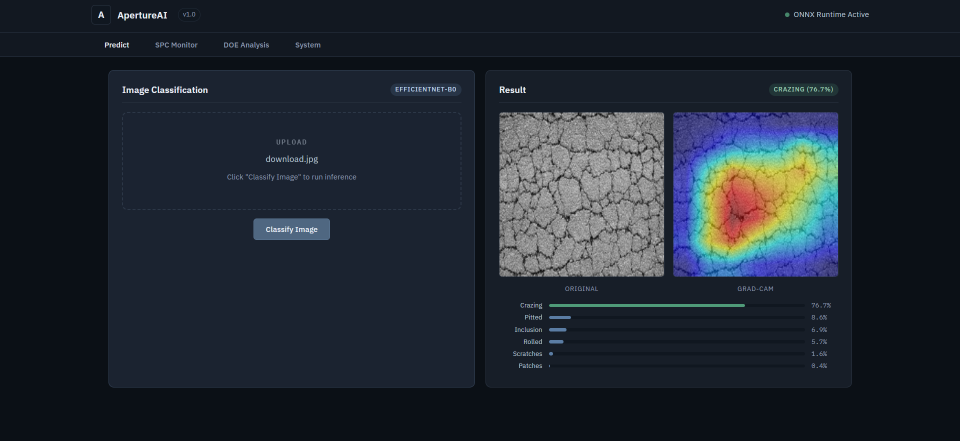
#> input picture image.png, 1920 x 882 px (shown at 1/2 size); its folder holds only this picture in this run
$ python -i preprocessing.py   (imports and definitions only)
#> lines starting #> are read from the running program, lines starting #| are printed output that depends on the picture; after the words box and inside, x2 and y2 are one past the last pixel; in counts of white or black regions, pixels touching at a corner belong together
"""
Module 1: OpenCV Preprocessing Pipeline

CLAHE normalization, adaptive thresholding, morphological operations,
and contour-guided ROI extraction for defect detection.

Reference: PRD Section 7.1 — OpenCV Preprocessing Pipeline

Engineering Decisions:
- Adaptive thresholding (Gaussian) over global Otsu: handles non-uniform illumination
- CLAHE over global HE: limits noise amplification in flat background regions
- Morphological closing before opening: fills gaps then removes noise
- Contour-guided ROI over fixed center crop: handles off-center defects
"""

from typing import Tuple, Optional
import cv2
import numpy as np


# Default parameters from PRD Section 7.1
CLAHE_CLIP_LIMIT = 2.0
CLAHE_TILE_GRID = (8, 8)
ADAPTIVE_BLOCK_SIZE = 11
ADAPTIVE_C = 2
CLOSING_KERNEL_SIZE = 5
OPENING_KERNEL_SIZE = 3
ROI_PADDING = 10
DEFAULT_SIZE = 200


def apply_clahe(
    img: np.ndarray,
    clip_limit: float = CLAHE_CLIP_LIMIT,
    tile_grid: Tuple[int, int] = CLAHE_TILE_GRID
) -> np.ndarray:
    """
    Apply Contrast Limited Adaptive Histogram Equalization.

    CLAHE limits noise amplification in flat background regions compared to
    global histogram equalization. This is critical for industrial surfaces
    where background texture should not be over-enhanced.

    Args:
        img: Input grayscale image (uint8)
        clip_limit: Threshold for contrast limiting
        tile_grid: Size of grid for histogram equalization

    Returns:
        CLAHE-enhanced image
    """
    clahe = cv2.createCLAHE(clipLimit=clip_limit, tileGridSize=tile_grid)
    return clahe.apply(img)


def apply_adaptive_threshold(
    img: np.ndarray,
    block_size: int = ADAPTIVE_BLOCK_SIZE,
    C: int = ADAPTIVE_C
) -> np.ndarray:
    """
    Apply adaptive Gaussian thresholding.

    Adaptive thresholding handles non-uniform illumination better than
    global Otsu thresholding. The Gaussian method computes the threshold
    as a weighted sum of neighborhood values.

    Args:
        img: Input grayscale image (uint8)
        block_size: Size of pixel neighborhood for threshold calculation (must be odd)
        C: Constant subtracted from the weighted mean

    Returns:
        Binary thresholded image
    """
    return cv2.adaptiveThreshold(
        img,
        maxValue=255,
        adaptiveMethod=cv2.ADAPTIVE_THRESH_GAUSSIAN_C,
        thresholdType=cv2.THRESH_BINARY_INV,  # Defects are typically darker
        blockSize=block_size,
        C=C
    )


def apply_morphological_ops(
    binary_img: np.ndarray,
    closing_ksize: int = CLOSING_KERNEL_SIZE,
    opening_ksize: int = OPENING_KERNEL_SIZE
) -> np.ndarray:
    """
    Apply morphological closing followed by opening.

    Closing (dilation then erosion): fills small gaps in defect boundaries
    Opening (erosion then dilation): removes small noise/artifacts

    Order matters: closing first preserves thin defect features (scratches)
    while filling gaps; opening then cleans up noise.

    Args:
        binary_img: Binary thresholded image
        closing_ksize: Kernel size for closing operation
        opening_ksize: Kernel size for opening operation

    Returns:
        Morphologically processed binary image
    """
    # Closing: fills gaps in defect boundaries
    closing_kernel = cv2.getStructuringElement(
        cv2.MORPH_RECT, (closing_ksize, closing_ksize)
    )
    closed = cv2.morphologyEx(binary_img, cv2.MORPH_CLOSE, closing_kernel)

    # Opening: removes small noise
    opening_kernel = cv2.getStructuringElement(
        cv2.MORPH_RECT, (opening_ksize, opening_ksize)
    )
    opened = cv2.morphologyEx(closed, cv2.MORPH_OPEN, opening_kernel)

    return opened


def extract_roi(
    img: np.ndarray,
    binary_mask: np.ndarray,
    padding: int = ROI_PADDING,
    min_contour_area: int = 50
) -> Tuple[np.ndarray, bool, Optional[Tuple[int, int, int, int]]]:
    """
    Extract ROI using contour-guided bounding box.

    Finds the largest contour in the binary mask and extracts the
    corresponding region from the original image with padding.
    Falls back to center crop if no valid contour is found.

    Args:
        img: Original grayscale image
        binary_mask: Morphologically processed binary mask
        padding: Pixels to add around bounding box
        min_contour_area: Minimum contour area to consider valid

    Returns:
        roi: Extracted region of interest
        contour_found: Whether a valid contour was detected
        bbox: Bounding box (x, y, w, h) or None if fallback used
    """
    h, w = img.shape[:2]

    # Find contours
    contours, _ = cv2.findContours(
        binary_mask,
        cv2.RETR_EXTERNAL,
        cv2.CHAIN_APPROX_SIMPLE
    )

    if len(contours) == 0:
        # Fallback: center crop
        roi = center_crop(img)
        return roi, False, None

    # Find largest contour by area
    largest_contour = max(contours, key=cv2.contourArea)
    area = cv2.contourArea(largest_contour)

    if area < min_contour_area:
        # Contour too small, use center crop
        roi = center_crop(img)
        return roi, False, None

    # Get bounding box with padding
    x, y, bw, bh = cv2.boundingRect(largest_contour)

    # Apply padding with bounds checking
    x1 = max(0, x - padding)
    y1 = max(0, y - padding)
    x2 = min(w, x + bw + padding)
    y2 = min(h, y + bh + padding)

    roi = img[y1:y2, x1:x2]

    return roi, True, (x1, y1, x2 - x1, y2 - y1)


# [28 lines left out: function center_crop, not called in this run]


def resize_for_model(
    img: np.ndarray,
    target_size: Tuple[int, int] = (224, 224)
) -> np.ndarray:
    """
    Resize image to model input size.

    Uses INTER_LINEAR for upscaling, INTER_AREA for downscaling
    (better for reducing aliasing artifacts).

    Args:
        img: Input image
        target_size: (width, height) target dimensions

    Returns:
        Resized image
    """
    h, w = img.shape[:2]
    target_w, target_h = target_size

    if h * w > target_h * target_w:
        # Downscaling
        interpolation = cv2.INTER_AREA
    else:
        # Upscaling
        interpolation = cv2.INTER_LINEAR

    return cv2.resize(img, target_size, interpolation=interpolation)


def normalize_for_model(img: np.ndarray) -> np.ndarray:
    """
    Normalize image to [0, 1] range for model input.

    Args:
        img: Input uint8 image

    Returns:
        Normalized float32 image
    """
    return img.astype(np.float32) / 255.0


def grayscale_to_rgb(img: np.ndarray) -> np.ndarray:
    """
    Convert grayscale to 3-channel for model input.

    EfficientNet expects 3 channels. We replicate the grayscale
    channel since the pretrained weights will be averaged anyway.

    Args:
        img: Grayscale image (H, W)

    Returns:
        3-channel image (H, W, 3)
    """
    return np.stack([img, img, img], axis=-1)


def preprocess(
    img: np.ndarray,
    target_size: Tuple[int, int] = (224, 224),
    return_intermediate: bool = False
) -> Tuple[np.ndarray, bool]:
    """
    Full preprocessing pipeline for defect detection.

    Pipeline:
    1. CLAHE contrast enhancement
    2. Adaptive thresholding
    3. Morphological operations
    4. Contour-guided ROI extraction
    5. Resize to model input size
    6. Normalize and convert to 3-channel

    Args:
        img: Input grayscale image (200x200, uint8)
        target_size: Output size for model (width, height)
        return_intermediate: If True, return dict of intermediate results

    Returns:
        If return_intermediate=False:
            processed: Preprocessed image ready for model (H, W, 3), float32 [0,1]
            contour_found: Whether a valid contour was detected

        If return_intermediate=True:
            results: Dict containing all intermediate processing steps
    """
    # Ensure grayscale
    if len(img.shape) == 3:
        img = cv2.cvtColor(img, cv2.COLOR_BGR2GRAY)

    # Step 1: CLAHE
    clahe_img = apply_clahe(img)

    # Step 2: Adaptive thresholding
    binary = apply_adaptive_threshold(clahe_img)

    # Step 3: Morphological operations
    morph = apply_morphological_ops(binary)

    # Step 4: ROI extraction
    roi, contour_found, bbox = extract_roi(img, morph)

    # Step 5: Resize
    resized = resize_for_model(roi, target_size)

    # Step 6: Normalize and convert to RGB
    normalized = normalize_for_model(resized)
    rgb = grayscale_to_rgb(normalized)

    if return_intermediate:
        return {
            "original": img,
            "clahe": clahe_img,
            "binary": binary,
            "morphological": morph,
            "roi": roi,
            "bbox": bbox,
            "resized": resized,
            "normalized": normalized,
            "final": rgb,
            "contour_found": contour_found,
        }

    return rgb, contour_found


# [19 lines left out: function preprocess_for_tensor, not called in this run]


def visualize_preprocessing(
    img: np.ndarray,
    save_path: Optional[str] = None
) -> np.ndarray:
    """
    Create visualization of preprocessing stages.

    Useful for quality assurance and debugging.

    Args:
        img: Input grayscale image
        save_path: If provided, save visualization to this path

    Returns:
        Visualization image showing all stages
    """
    results = preprocess(img, return_intermediate=True)

    # Create visualization grid
    stages = [
        ("Original", results["original"]),
        ("CLAHE", results["clahe"]),
        ("Binary", results["binary"]),
        ("Morphological", results["morphological"]),
        ("ROI", results["roi"]),
        ("Resized", (results["resized"] * 255).astype(np.uint8)),
    ]

    # Resize all to same size for display
    display_size = (200, 200)
    display_imgs = []

    for name, stage_img in stages:
        if len(stage_img.shape) == 2:
            display = cv2.resize(stage_img, display_size)
        else:
            display = cv2.resize(stage_img, display_size)
        display_imgs.append(display)

    # Stack horizontally
    vis = np.hstack(display_imgs)

    if save_path:
        cv2.imwrite(save_path, vis)

    return vis

>>> import cv2
>>> picture = cv2.imread('../image.png')
#> picture is the input picture: shape (882, 1920, 3); mean B, G, R 49.6, 40.5, 33.3
>>> result = visualize_preprocessing(picture)
#> in apply_adaptive_threshold, `return cv2.adaptiveThreshold( img, maxValue=255, adaptiveMethod=cv2.AD..`:
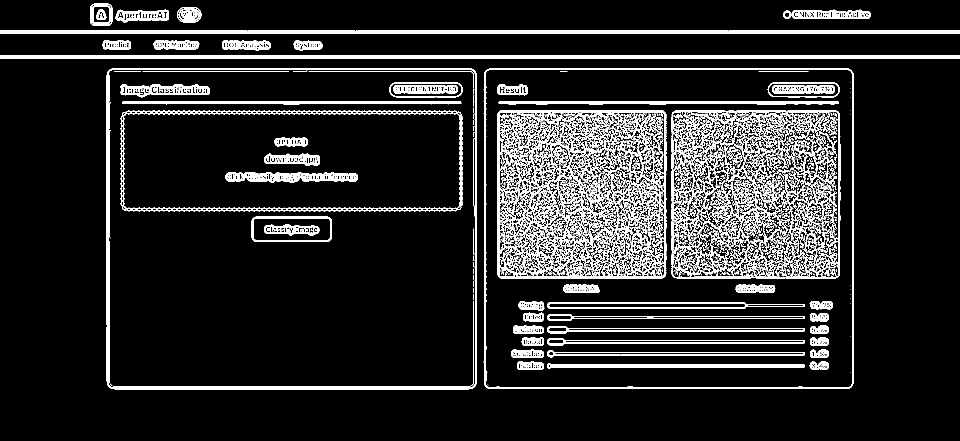
#> returned value: shape (882, 1920) (shown at 1/2 size); 12.6% white; 1826 white regions (1434 under 20 px), largest, box (x1, y1, x2, y2) and area: (994, 220, 1333, 558) 47184, (1343, 220, 1681, 558) 29655, (213, 136, 954, 779) 10470
#> in apply_morphological_ops, `closed = cv2.morphologyEx(binary_img, cv2.MORPH_CLOSE, closing_kernel)`:
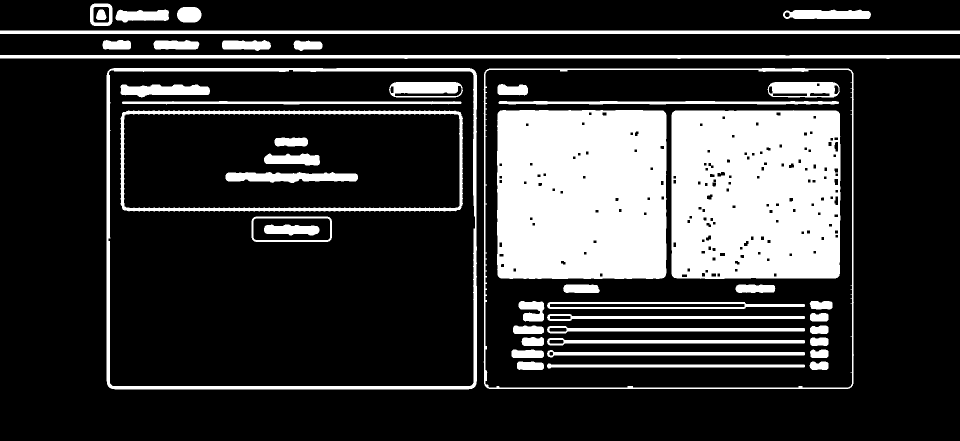
#> closed: shape (882, 1920) (shown at 1/2 size); 21.4% white; 46 white regions, largest, box (x1, y1, x2, y2) and area: (994, 220, 1333, 558) 112566, (1343, 220, 1681, 558) 109346, (213, 136, 954, 779) 18638
#> in apply_morphological_ops, `opened = cv2.morphologyEx(closed, cv2.MORPH_OPEN, opening_kernel)`: opened: shape (882, 1920); 21.3% white; 51 white regions (1 under 20 px)
#> in extract_roi, `contours, _ = cv2.findContours( binary_mask, cv2.RETR_EXTERNAL, cv2.CH..`: contours = 39 contours; largest, box (x1, y1, x2, y2) and area: (213, 136, 954, 779) 474484, (994, 220, 1333, 558) 113117, (1343, 221, 1681, 558) 112588, (0, 110, 1920, 118) 11524, (0, 61, 1920, 68) 11514
#> in extract_roi, `largest_contour = max(contours, key=cv2.contourArea)`: largest_contour = contour of 84 points, box (x1, y1, x2, y2) (213, 136, 954, 779), area 474484
#> in extract_roi, `area = cv2.contourArea(largest_contour)`: area = 474484
#> in extract_roi, `x, y, bw, bh = cv2.boundingRect(largest_contour)`: x = 213; y = 136; bw = 741; bh = 643
#> in extract_roi, `x1 = max(0, x - padding)`: x1 = 203
#> in extract_roi, `y1 = max(0, y - padding)`: y1 = 126
#> in extract_roi, `x2 = min(w, x + bw + padding)`: x2 = 964
#> in extract_roi, `y2 = min(h, y + bh + padding)`: y2 = 789
#> in extract_roi, `roi = img[y1:y2, x1:x2]`:
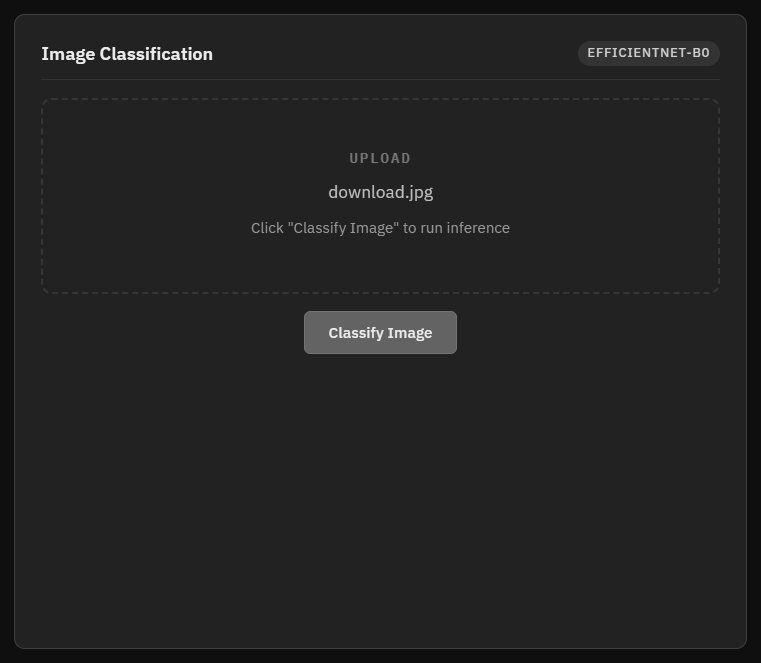
#> roi: shape (663, 761); min 15, max 235, mean 34.8
#> in preprocess, `roi, contour_found, bbox = extract_roi(img, morph)`: contour_found = True; bbox = (203, 126, 761, 663)
#> in resize_for_model, `return cv2.resize(img, target_size, interpolation=interpolation)`:
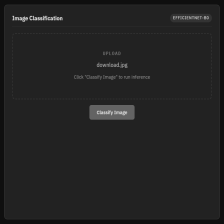
#> returned value: shape (224, 224); min 15, max 208, mean 34.8
#> in visualize_preprocessing, `results = preprocess(img, return_intermediate=True)`: results = 10 items
#> the loop in visualize_preprocessing, `for name, stage_img in stages:` made 6 passes
#> pass 1, in visualize_preprocessing, `display = cv2.resize(stage_img, display_size)`:
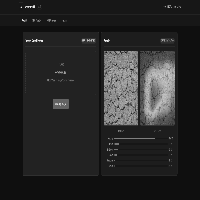
#> display: shape (200, 200); min 8, max 235, mean 39.2
#> pass 3, in visualize_preprocessing, `display = cv2.resize(stage_img, display_size)`:
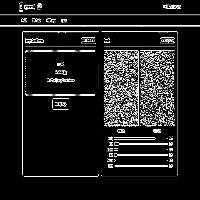
#> display: shape (200, 200); min 0, max 255, mean 31.4
#> after the loop in visualize_preprocessing, `for name, stage_img in stages:`: display_imgs = 6 items
#> in visualize_preprocessing, `vis = np.hstack(display_imgs)`:
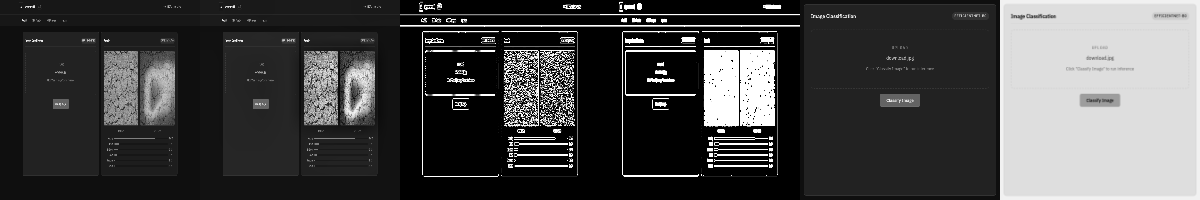
#> vis: shape (200, 1200); min 0, max 255, mean 70.3
